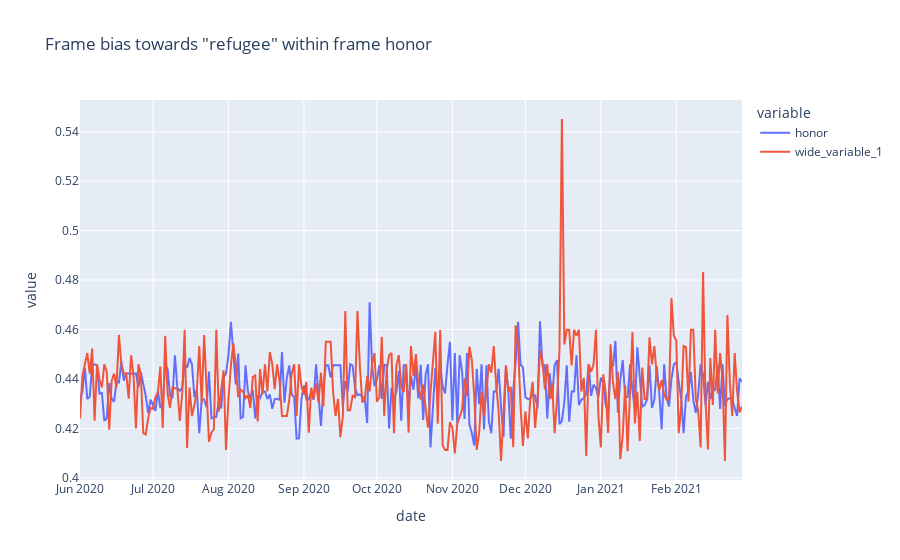

Notebook cell for this chart:
### Code cell
import plotly.express as px
from plotly.subplots import make_subplots

#fig = make_subplots(specs=[[{"secondary_y": True}]])


frame_dim = 'honor'

fig = px.line(moria_aggr_frames, x="date", y=[moria_aggr_frames[frame_dim],beirut_aggr_frames[frame_dim]],
             title=f'Frame bias towards "{the_word}" within frame {frame_dim}')

#ax2 = px.line(beirut_aggr_frames, x="date", y=[frame_dim],render_mode='webgl')

#ax2.update_traces(yaxis='y2')
#fig.add_traces(ax1.data + ax2.data)

#fig.for_each_trace(lambda t: t.update(line=dict(color=t.marker.color)))

fig.show()

### Figure 1 — Plotly figure (JSON) as saved in the notebook; plotly's stock layout.template omitted (floating-point values rounded to 4 significant figures; data arrays with more than 128 entries replaced by an {"elided": "..."} marker saying what was removed)
{"data": [{"hovertemplate": "variable=honor<br>date=%{x}<br>value=%{y}<extra></extra>", "legendgroup": "honor", "line": {"color": "#636efa", "dash": "solid"}, "mode": "lines", "name": "honor", "orientation": "v", "showlegend": true, "type": "scatter", "x": {"elided": "273 str values"}, "xaxis": "x", "y": {"elided": "273 float values"}, "yaxis": "y"}, {"hovertemplate": "variable=wide_variable_1<br>date=%{x}<br>value=%{y}<extra></extra>", "legendgroup": "wide_variable_1", "line": {"color": "#EF553B", "dash": "solid"}, "mode": "lines", "name": "wide_variable_1", "orientation": "v", "showlegend": true, "type": "scatter", "x": {"elided": "273 str values"}, "xaxis": "x", "y": {"elided": "273 float values"}, "yaxis": "y"}], "layout": {"legend": {"title": {"text": "variable"}, "tracegroupgap": 0}, "title": {"text": "Frame bias towards \"refugee\" within frame honor"}, "xaxis": {"anchor": "y", "domain": [0, 1], "title": {"text": "date"}}, "yaxis": {"anchor": "x", "domain": [0, 1], "title": {"text": "value"}}}}
